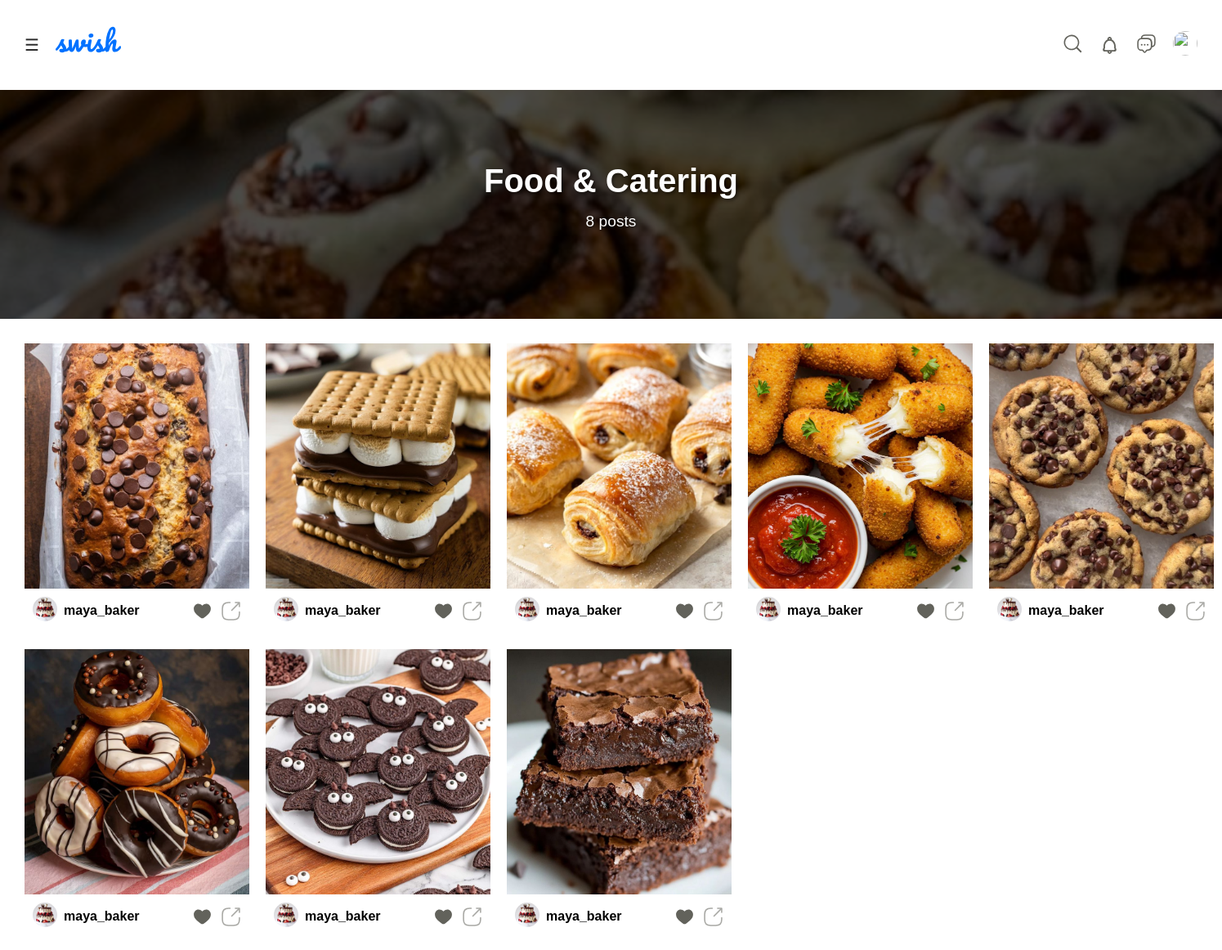
The app's page /category/food-and-catering/ with its own data.
### swishapp/models.py (models this page shows, shortened)
class Category(models.Model):
    name = models.CharField(max_length=50, unique=True)
    slug = models.SlugField(max_length=50, unique=True)
    image = models.ImageField(upload_to='categories/', blank=True, null=True)
    class Meta:
        verbose_name_plural = "Categories"
        ordering = ['name']

class Post(models.Model):
    user = models.ForeignKey(User, on_delete=models.CASCADE, related_name='posts')
    image = models.ImageField(upload_to='posts/')
    title = models.CharField(max_length=200)
    description = models.TextField(blank=True)
    categories = models.ManyToManyField(Category, related_name='posts')  # Multiple categories
    featured = models.BooleanField(default=False)
    liked_by = models.ManyToManyField(User, related_name='liked_posts', blank=True)
    created_at = models.DateTimeField(auto_now_add=True)
    class Meta:
        ordering = ['-created_at']

class Profile(models.Model):
    user = models.OneToOneField(User, on_delete=models.CASCADE)
    bio = models.TextField(max_length=500, blank=True)
    profile_picture = models.ImageField(
        upload_to='profile_pics/',
        default='profile_pics/default.jpg'
    )
    phone = models.CharField(max_length=20, blank=True)
    twitter = models.URLField(blank=True)
    instagram = models.URLField(blank=True)

### swishapp/views.py (the view)
# urls.py: path('category/<slug:slug>/', views.category_feed, name='category_feed'),
@no_cache
def category_feed(request, slug):
    category = get_object_or_404(Category, slug=slug)
    posts = Post.objects.filter(categories=category).order_by('-created_at')
    all_categories = Category.objects.all()
    context = {
        'category': category,
        'posts': posts,
        'all_categories': all_categories,
    }
    return render(request, 'category_feed.html', context)

### swishapp/context_processors.py (called while the page is built, shortened)
def unread_messages(request):
    return {'unread_messages_count': 0}

def unread_notifications(request):
    return {
        'unread_notifications_count': 0,
        'notifications': []
    }

### templates/category_feed.html (shortened to what this page needs)
{% load static %}
<!DOCTYPE html>
<html lang="en">
<head>
    <link rel="stylesheet" href="/static/Css/category_feed.css">
</head>
<body class="dark-mode">
     <div class="entire-header">
        <div class="menu-bar">
            <div class="left-side">
                <div class="hamburger" onclick="toggleMenu()">
                    &#9776;
                </div>
            </div>
            <div class="right-side">
                <div class="search-container">
                    <div class="search-icon" onclick="toggleSearch()">
                        <img src="/static/images/magnifying-glass-backup-svgrepo-com.svg" alt="search">
                    </div>
                    <ul id="searchHistory" class="hidden"></ul>
                </div>
                <div class="notification-icon" onclick="toggleNotifications(this)">
                               <div class="icon">
                        <img src="/static/images/notifications-svgrepo-com.svg" alt="">
                    </div>
                </div>
                <div class="icon message-icon-wrapper">
                    <img id="messagesIcon"
                        src="/static/images/messages-1-svgrepo-com.svg"
                        alt="messages"
                        onclick="window.location.href='{% url 'messages_list' %}'">
                </div>
                <div class="pfp-icon">
                 <a href="{% url 'my_profile' %}">
                  <img src="{{ request.user.profile.profile_picture.url }}" alt="">
                 </a>
                </div>
            </div>
        </div>
    </div>
    <div class="category-header">
        {% if category.image %}
        <img src="{{ category.image.url }}" alt="{{ category.name }}" class="category-header-bg">
        {% else %}
        <div class="category-header-bg" style="background: linear-gradient(135deg, #667eea 0%, #764ba2 100%);"></div>
        {% endif %}
        <div class="category-header-content">
            <h1>{{ category.name }}</h1>
            <p>{{ posts.count }} posts</p>
        </div>
    </div>
    <div class="entire-home-page">
        <div class="post-grid">
            {% for post in posts %}
            <div class="post-box">
                <div class="post-picture">
                    <a href="{% url 'post_detail' post.id %}">
                        <img src="{{ post.image.url }}" alt="{{ post.title }}">
                    </a>
                </div>
                <div class="post-details">
                    <div class="post-user-info">
                        <a href="{% url 'user_profile' post.user.username %}" class="profile-link">
                            <div class="pfp-icon">
                                <img src="{{ post.user.profile.profile_picture.url }}" alt="{{ post.user.username }}">
                            </div>
                            <div class="post-user-name">
                                <h4>{{ post.user.username }}</h4>
                            </div>
                        </a>
                    </div>
                    <div class="post-icon">
                        <div class="icon">
                            <img src="/static/images/heart-svgrepo-com.svg" alt="heart" class="heart-icon">
                        </div>
                        <div class="icon share-icon" data-type="post" data-postid="{{ post.id }}">
                            <img src="/static/images/export-2-svgrepo-com (1).svg" alt="Share Post">
                        </div>
                    </div>
                </div>
            </div>
            {% empty %}
            <p style="text-align: center; padding: 3rem; color: #666; width: 100%;">
                No posts in this category yet.
            </p>
            {% endfor %}
        </div>
    </div>
</body>
</html>

### static/Css/category_feed.css (style rules this page uses)
* { margin: 0; padding: 0; box-sizing: border-box; font-family: 'Poppins', sans-serif; }
.entire-home-page { padding: 0px 30px 40px 30px; width: 100%; height: fit-content; }
.entire-header { padding: 30px; width: 100%; height: fit-content; background-color: white; position: fixed; top: 0; left: 0; right: 0; background: white; z-index: 1000; }
.menu-bar { display: flex; flex-direction: row; align-items: center; justify-content: space-between; }
.left-side { display: flex; flex-direction: row; align-items: center; gap: 20px; }
.hamburger { font-size: 20px; cursor: pointer; color: rgb(40, 40, 40); }
svg { width: 80px; height: 50px; padding-bottom: 13px; }
.right-side { display: flex; flex-direction: row; align-items: center; justify-content: center; gap: 20px; }
.search-container { position: relative; display: flex; align-items: center; }
.search-icon img { width: 25px; height: 25px; cursor: pointer; }
#searchHistory { position: absolute; top: 36px; right: 35px; z-index: 1000; width: 500px; display: grid; grid-template-columns: repeat(2, 240px); background: white; border-radius: 8px; list-style: none; padding: 5px 0; margin: 0; max-height: 200px; overflow-y: auto; }
.hidden { display: none; }
.icon { display: flex; align-items: center; }
.icon img { width: 25px; height: 25px; }
.notification-icon { position: relative; }
.pfp-icon img { width: 30px; height: 30px; object-fit: cover; border-radius: 50%; }
.category-header { margin-top: 90px; position: relative; height: 300px; overflow: hidden; }
.category-header-bg { width: 100%; height: 100%; object-fit: cover; display: block; filter: brightness(30%); position: absolute; top: 0; left: 0; z-index: 1; }
.category-header-content { position: relative; z-index: 2; display: flex; flex-direction: column; justify-content: center; align-items: center; height: 100%; }
.category-header h1 { color: #fff; font-size: 2.5rem; margin-bottom: 1rem; text-shadow: 2px 2px 4px rgba(0,0,0,0.5); }
.category-header p { color: #fff; font-size: 1.2rem; text-shadow: 1px 1px 2px rgba(0,0,0,0.5); }
.post-grid { display: grid; grid-template-columns: repeat(5, 275px); padding: 30px 0; gap: 20px; }
.post-box { display: flex; flex-direction: column; justify-content: center; }
.post-user-info { display: flex; flex-direction: row; align-items: center; justify-content: center; gap: 10px; }
.post-picture { height: 300px; width: 275px; }
.post-picture img { width: 100%; height: 100%; object-fit: cover; }
.post-user-name h4 { max-width: 120px; white-space: nowrap; overflow: hidden; text-overflow: ellipsis; }
.profile-link { display: flex; align-items: center; gap: 8px; text-decoration: none; color: inherit; }
.post-details { display: flex; flex-direction: row; align-items: center; justify-content: space-between; padding: 10px; }
.post-icon { display: flex; flex-direction: row; align-items: center; justify-content: center; gap: 10px; }
.heart-icon { cursor: pointer; transition: transform 0.2s ease; }
.message-icon-wrapper { position: relative; display: inline-block; cursor: pointer; }
body { background: #ffffff; color: #000000; }

### records on screen
Category: image (picture), name "Food & Catering"
Post: image (picture), user.profile.profile_picture (picture), user.username "maya_baker"
Post: image (picture), user.profile.profile_picture (picture), user.username "maya_baker"
Post: image (picture), user.profile.profile_picture (picture), user.username "maya_baker"
Post: image (picture), user.profile.profile_picture (picture), user.username "maya_baker"
Post: image (picture), user.profile.profile_picture (picture), user.username "maya_baker"
Post: image (picture), user.profile.profile_picture (picture), user.username "maya_baker"
Post: image (picture), user.profile.profile_picture (picture), user.username "maya_baker"
Post: image (picture), user.profile.profile_picture (picture), user.username "maya_baker"

### other values on screen
{{ posts.count }} "8"
